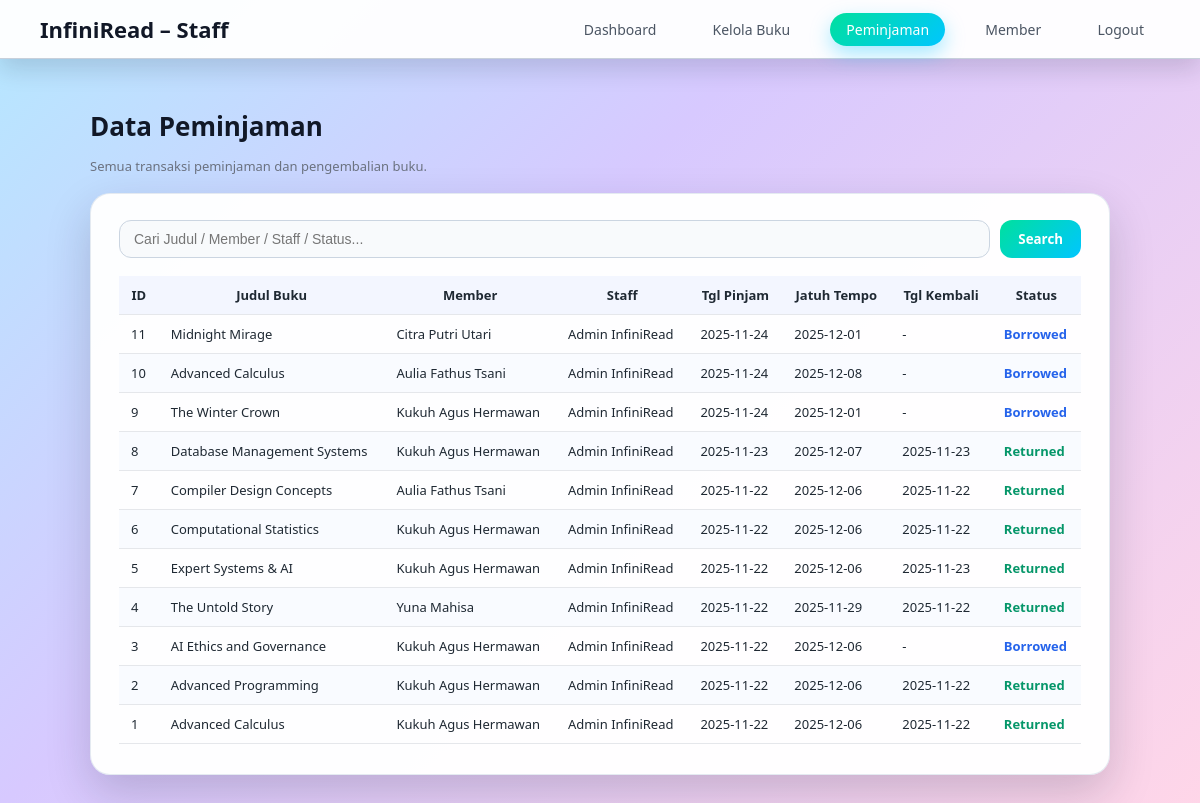
The app's page /frontend/pages/staff/borrowings.php (signed in) with its own data.
### tables this page shows
CREATE TABLE `borrowing` (
  `Brw_ID` int(11) NOT NULL,
  `Brw_Date` date NOT NULL,
  `Due_Date` date NOT NULL,
  `Return_Date` date DEFAULT NULL,
  `Brw_Status` enum('Borrowed','Returned') NOT NULL,
  `Staff_ID` int(11) NOT NULL,
  `Mem_ID` int(11) NOT NULL,
  `Book_ID` varchar(20) NOT NULL
);

CREATE TABLE `book` (
  `Book_ID` varchar(20) NOT NULL,
  `Category` varchar(20) NOT NULL,
  `Title` varchar(100) NOT NULL,
  `ISBN` varchar(50) NOT NULL,
  `Pages` int(11) NOT NULL,
  `Pub_Year` int(11) NOT NULL,
  `Age_Rating` int(11) NOT NULL,
  `Max_Borrowdays` int(11) NOT NULL,
  `Stock` int(11) NOT NULL,
  `Staff_ID` int(11) NOT NULL,
  `File_URL` varchar(255) NOT NULL
);

CREATE TABLE `member` (
  `Mem_ID` int(11) NOT NULL,
  `Full_Name` varchar(100) NOT NULL,
  `Gender` enum('Man','Woman') NOT NULL,
  `Date_of_Birth` date NOT NULL,
  `Email` varchar(50) NOT NULL,
  `Password` varchar(255) NOT NULL,
  `City_ID` int(11) NOT NULL,
  `Staff_ID` int(11) NOT NULL,
  `Is_Verified` tinyint(1) NOT NULL DEFAULT 0
);

CREATE TABLE `staff` (
  `Staff_ID` int(11) NOT NULL,
  `Staff_Name` varchar(100) NOT NULL,
  `Position` varchar(50) NOT NULL,
  `Email` varchar(100) NOT NULL,
  `Password` varchar(255) NOT NULL DEFAULT 'masuk123'
);

### backend/models/Borrowing.php (called while the page is built, shortened)
<?php
class Borrowing
{
    public static function all(mysqli $db): array {
        $sql = "
            SELECT br.*, b.Title, m.Full_Name AS Member_Name, s.Staff_Name
            FROM borrowing br
            JOIN book b   ON br.Book_ID = b.Book_ID
            JOIN member m ON br.Mem_ID = m.Mem_ID
            LEFT JOIN staff s ON br.Staff_ID = s.Staff_ID
            ORDER BY br.Brw_Date DESC
        ";
        $res = $db->query($sql);
        return $res ? $res->fetch_all(MYSQLI_ASSOC) : [];
    }
}

### frontend/pages/staff/borrowings.php (the view, shortened to what this page needs)
<?php
require_once __DIR__ . '/../../../backend/middleware/AuthMiddleware.php';
require_once __DIR__ . '/../../../backend/models/Borrowing.php';
$keyword = trim($_GET['search'] ?? '');
$rows = Borrowing::all($mysqli);
?>
<!DOCTYPE html>
<html lang="id">
<head>
  <link rel="stylesheet" href="/frontend/assets/css/global.css">
  <link rel="stylesheet" href="/frontend/assets/css/dashboard.css">
</head>
<body>
<?php include __DIR__ . '/../../components/navbar_staff.php'; ?>
<div class="page-wrap">
  <h1 class="page-title">Data Peminjaman</h1>
  <p class="subtitle">Semua transaksi peminjaman dan pengembalian buku.</p>
  <div class="card">
    <form method="get" class="search-box">
      <input type="text" name="search" placeholder="Cari Judul / Member / Staff / Status..."
             value="<?= htmlspecialchars($keyword) ?>">
      <button type="submit">Search</button>
    </form>
    <table class="data-table">
      <thead>
        <tr>
          <th>ID</th>
          <th>Judul Buku</th>
          <th>Member</th>
          <th>Staff</th>
          <th>Tgl Pinjam</th>
          <th>Jatuh Tempo</th>
          <th>Tgl Kembali</th>
          <th>Status</th>
        </tr>
      </thead>
      <tbody>
      <?php foreach ($rows as $r): ?>
        <tr>
          <td><?= (int)$r['Brw_ID'] ?></td>
          <td><?= htmlspecialchars($r['Title']) ?></td>
          <td><?= htmlspecialchars($r['Member_Name']) ?></td>
          <td><?= htmlspecialchars($r['Staff_Name'] ?? '-') ?></td>
          <td><?= htmlspecialchars($r['Brw_Date']) ?></td>
          <td><?= htmlspecialchars($r['Due_Date']) ?></td>
          <td><?= htmlspecialchars($r['Return_Date'] ?? '-') ?></td>
          <td>
            <?php if ($r['Brw_Status'] === 'Returned'): ?>
              <span class="status-returned">Returned</span>
            <?php else: ?>
              <span class="status-borrowed">Borrowed</span>
            <?php endif; ?>
          </td>
        </tr>
      <?php endforeach; ?>
      </tbody>
    </table>
  </div>
</div>
</body>
</html>

### frontend/assets/css/global.css (style rules this page uses)
* { box-sizing: border-box; }
html, body { margin: 0; padding: 0; min-height: 100vh; }
body { font-family: "Poppins", system-ui, sans-serif; background: linear-gradient(135deg, #b5e8ff, #d7c9ff 40%, #ffd6e8); color: #1f2933; }
button { font-family: inherit; }
.page-wrap { padding: 32px 40px 40px; max-width: 1200px; margin: 0 auto; }
.page-title { font-size: 26px; font-weight: 700; margin-bottom: 4px; color: #111827; }
.subtitle { font-size: 13px; color: #6b7280; margin-bottom: 18px; }

### frontend/assets/css/dashboard.css (style rules this page uses)
.page-wrap { padding: 32px 40px 40px; max-width: 1100px; margin: 0 auto; }

### frontend/pages/staff/borrowings.php (style rules this page uses)
.card { background: rgba(255,255,255,0.97); border-radius: 20px; padding: 26px 28px 30px; box-shadow: 0 18px 45px rgba(15,23,42,0.18); border: 1px solid rgba(226,232,240,0.9); margin-top: 10px; }
.data-table { width:100%; border-collapse:collapse; font-size:13px; }
.data-table th { background:#f3f6ff; padding:10px 12px; font-weight:600; border-bottom:1px solid #e5e7eb; }
.data-table td { padding:10px 12px; border-bottom:1px solid #e5e7eb; }
.data-table tr:nth-child(even) td { background:#f9fbff; }
.status-returned { color:#059669; font-weight:600; }
.status-borrowed { color:#2563eb; font-weight:600; }
.search-box { margin-bottom: 18px; display:flex; gap:10px; }
.search-box input { flex:1; padding:10px 14px; border-radius:12px; border:1px solid #cbd5e1; background:#f8fafc; font-size:14px; }
.search-box button { padding:10px 18px; border-radius:12px; border:none; background:linear-gradient(135deg,#00e09e,#00c6ff); color:white; font-weight:600; cursor:pointer; }

### records on screen
borrowing: Brw_ID "11", Book_ID.Title "Midnight Mirage", Mem_ID.Full_Name "Citra Putri Utari", Staff_ID.Staff_Name "Admin InfiniRead", Brw_Date "2025-11-24", Due_Date "2025-12-01", Return_Date "-", Brw_Status "Borrowed"
borrowing: Brw_ID "10", Book_ID.Title "Advanced Calculus", Mem_ID.Full_Name "Aulia Fathus Tsani", Staff_ID.Staff_Name "Admin InfiniRead", Brw_Date "2025-11-24", Due_Date "2025-12-08", Return_Date "-", Brw_Status "Borrowed"
borrowing: Brw_ID "9", Book_ID.Title "The Winter Crown", Mem_ID.Full_Name "Kukuh Agus Hermawan", Staff_ID.Staff_Name "Admin InfiniRead", Brw_Date "2025-11-24", Due_Date "2025-12-01", Return_Date "-", Brw_Status "Borrowed"
borrowing: Brw_ID "8", Book_ID.Title "Database Management Systems", Mem_ID.Full_Name "Kukuh Agus Hermawan", Staff_ID.Staff_Name "Admin InfiniRead", Brw_Date "2025-11-23", Due_Date "2025-12-07", Return_Date "2025-11-23", Brw_Status "Returned"
borrowing: Brw_ID "7", Book_ID.Title "Compiler Design Concepts", Mem_ID.Full_Name "Aulia Fathus Tsani", Staff_ID.Staff_Name "Admin InfiniRead", Brw_Date "2025-11-22", Due_Date "2025-12-06", Return_Date "2025-11-22", Brw_Status "Returned"
borrowing: Brw_ID "6", Book_ID.Title "Computational Statistics", Mem_ID.Full_Name "Kukuh Agus Hermawan", Staff_ID.Staff_Name "Admin InfiniRead", Brw_Date "2025-11-22", Due_Date "2025-12-06", Return_Date "2025-11-22", Brw_Status "Returned"
borrowing: Brw_ID "5", Book_ID.Title "Expert Systems & AI", Mem_ID.Full_Name "Kukuh Agus Hermawan", Staff_ID.Staff_Name "Admin InfiniRead", Brw_Date "2025-11-22", Due_Date "2025-12-06", Return_Date "2025-11-23", Brw_Status "Returned"
borrowing: Brw_ID "4", Book_ID.Title "The Untold Story", Mem_ID.Full_Name "Yuna Mahisa", Staff_ID.Staff_Name "Admin InfiniRead", Brw_Date "2025-11-22", Due_Date "2025-11-29", Return_Date "2025-11-22", Brw_Status "Returned"
borrowing: Brw_ID "3", Book_ID.Title "AI Ethics and Governance", Mem_ID.Full_Name "Kukuh Agus Hermawan", Staff_ID.Staff_Name "Admin InfiniRead", Brw_Date "2025-11-22", Due_Date "2025-12-06", Return_Date "-", Brw_Status "Borrowed"
borrowing: Brw_ID "2", Book_ID.Title "Advanced Programming", Mem_ID.Full_Name "Kukuh Agus Hermawan", Staff_ID.Staff_Name "Admin InfiniRead", Brw_Date "2025-11-22", Due_Date "2025-12-06", Return_Date "2025-11-22", Brw_Status "Returned"
borrowing: Brw_ID "1", Book_ID.Title "Advanced Calculus", Mem_ID.Full_Name "Kukuh Agus Hermawan", Staff_ID.Staff_Name "Admin InfiniRead", Brw_Date "2025-11-22", Due_Date "2025-12-06", Return_Date "2025-11-22", Brw_Status "Returned"
